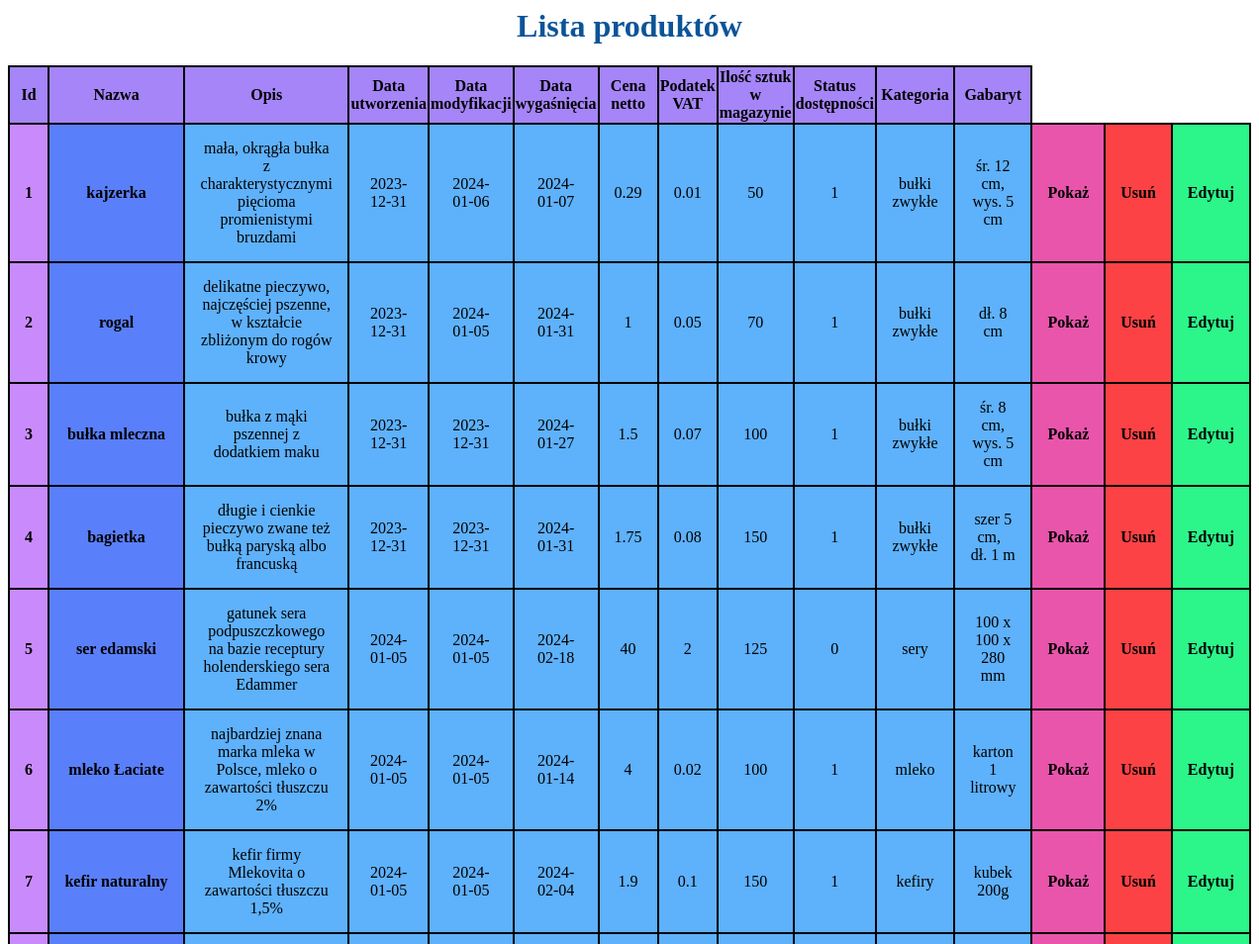
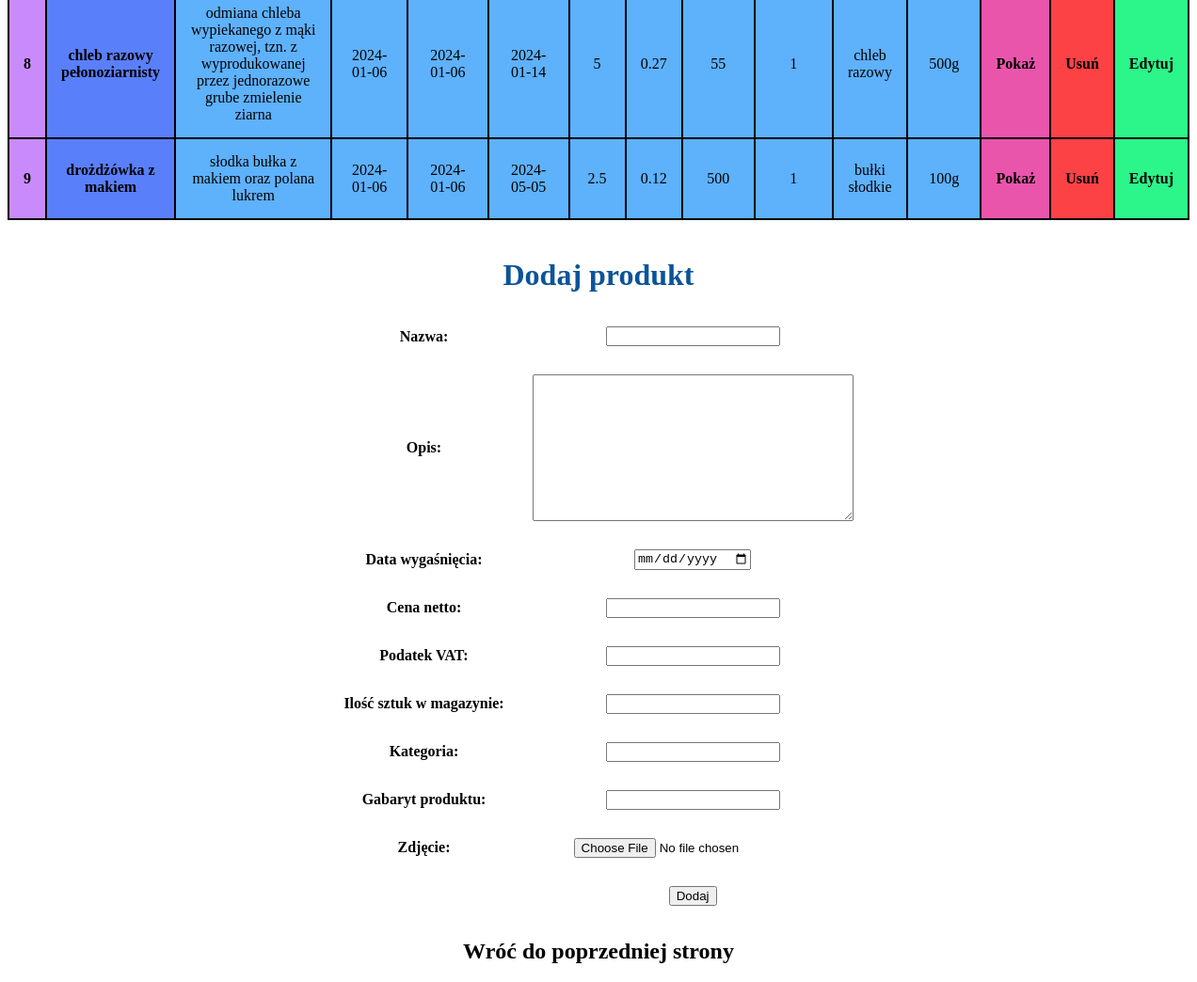
Page /admin/produkty.php on the committed database (2 pictures, top to bottom).
### tables this page shows
CREATE TABLE `products` (
  `id` int(11) NOT NULL,
  `tytul` varchar(255) NOT NULL,
  `opis` varchar(255) NOT NULL,
  `data_utworzenia` date NOT NULL,
  `data_modyfikacji` date NOT NULL,
  `data_wygasniecia` date NOT NULL,
  `cena_netto` float NOT NULL,
  `podatek_vat` float NOT NULL,
  `ilosc_sztuk_w_magazynie` int(11) NOT NULL,
  `status_dostepnosci` int(11) NOT NULL,
  `kategoria` varchar(255) NOT NULL,
  `gabaryt_produktu` varchar(255) NOT NULL,
  `zdjecie` blob NOT NULL
);

CREATE TABLE `categories` (
  `id` int(11) NOT NULL,
  `mother` int(11) NOT NULL DEFAULT 0,
  `name` varchar(255) NOT NULL
);

### admin/produkty.php (the view, shortened to what this page needs)
<link rel="stylesheet" href="../css/style_admin.css">
<?php
include('../cfg.php');
function DodajProdukt()
{
	echo '
    <div>
        <h1 class="naglowek"><b>Dodaj produkt</b></h1>
            <form method="post" enctype="multipart/form-data" action="'.$_SERVER['REQUEST_URI'].'">
                <table>
                    <tr><td><b>Nazwa: </b></td><td><input type="text" name="tytuł" required /></td></tr>
					<tr><td><b>Opis: </b></td><td><textarea rows=10 cols=40 name="opis"></textarea></td></tr>
					<tr><td><b>Data wygaśnięcia: </b></td><td><input type="date" name="data" required /></td></tr>
					<tr><td><b>Cena netto: </b></td><td><input type="text" name="cena" required /></td></tr>
					<tr><td><b>Podatek VAT: </b></td><td><input type="text" name="vat" required /></td></tr>
					<tr><td><b>Ilość sztuk w magazynie: </b></td><td><input type="text" name="ilosc" required /></td></tr>
					<tr><td><b>Kategoria: </b></td><td><input type="text" name="kategoria" required /></td></tr>
					<tr><td><b>Gabaryt produktu: </b></td><td><input type="text" name="gabaryt" required /></td></tr>
					<tr><td><b>Zdjęcie: </b></td><td><input type="file" name="zdjęcie" accept="image/*" required /></td></tr>
                    <tr><td></td><td><input type="submit" name="dodawanie_produktu" value="Dodaj" /></td></tr>
                </table>
            </form>
    </div>
    ';
}
function PokazProdukty()
{
	global $link;
    $query = "SELECT * FROM products ORDER BY id ASC";
    $result = mysqli_query($link, $query);
	echo '<h1 class="naglowek">Lista produktów</h1><center><table>';
	if($result)
	{
		$brak = 0;
		while($row = mysqli_fetch_array($result))
		{
			$idk = $row['kategoria'];
			$query1 = "SELECT * FROM categories WHERE id='$idk' LIMIT 1";
			$result1 = mysqli_query($link ,$query1);
			$row1 = mysqli_fetch_array($result1);
			if($brak == 0)
			{
				echo '
				<tr><th class="tn">Id</th><th class="tn">Nazwa</th><th class="tn">Opis</th><th class="tn">Data utworzenia</th><th class="tn">Data modyfikacji</th>
				<th class="tn">Data wygaśnięcia</th><th class="tn">Cena netto</th><th class="tn">Podatek VAT</th><th class="tn">Ilość sztuk w magazynie</th>
				<th class="tn">Status dostępności</th><th class="tn">Kategoria</th><th class="tn">Gabaryt</th></tr>';
			}
			$brak = 1;
			echo '
					<tr>
						<td class="tdid"><b>'.$row['id']. '<b></td>
						<td class="tdnazwa"><b>'.$row['tytul'].'<b></td>
						<td class="tdane">'.$row['opis']. '</td>
						<td class="tdane">'.$row['data_utworzenia'].'</td>
						<td class="tdane">'.$row['data_modyfikacji'].'</td>
						<td class="tdane">'.$row['data_wygasniecia'].'</td>
						<td class="tdane">'.$row['cena_netto'].'</td>
						<td class="tdane">'.$row['podatek_vat'].'</td>
						<td class="tdane">'.$row['ilosc_sztuk_w_magazynie'].'</td>
						<td class="tdane">'.$row['status_dostepnosci'].'</td>
						<td class="tdane">'.$row1['name'].'</td>
						<td class="tdane">'.$row['gabaryt_produktu'].'</td>
						<td class="tobraz"><a href="produkty.php?funkcja=obraz&id='.$row['id'].'"><b>Pokaż</b></a></td>
						<td class="tdusun"><a href="produkty.php?funkcja=usun&id='.$row['id'].'"><b>Usuń</b></a></td>
						<td class="tdedytuj"><a href="produkty.php?funkcja=edytuj&id='.$row['id'].'"><b>Edytuj</b></a></td>
					</tr>
				';
		}
		echo '</table></center><br>';
	}
	else
	{
		echo '<br><h1 class="naglowek">Lista produktów</h1><center>Brak produktów</center>';
	}
}
PokazProdukty();
DodajProdukt();
echo '<h2 class="naglowek"><a href="admin.php">Wróć do poprzedniej strony</a></h2>';
?>

### css/style_admin.css (style rules this page uses)
.naglowek { text-align: center; color: #0b5499; }
.tn { background-color: #a585f8; border: 2px solid black; }
.tdid { background-color: #c98bfc; border: 2px solid black; }
.tdnazwa { background-color: #5a7ffa; border: 2px solid black; }
.tdane { background-color: #5eb1fb; border: 2px solid black; }
.tobraz { background-color: #ea55ac; border: 2px solid black; }
.tdusun { background-color: #fc4245; border: 2px solid black; }
.tdedytuj { background-color: #2cf58a; border: 2px solid black; }
a { text-decoration: none; color: black; }
table { border-collapse: collapse; margin-left: auto; margin-right: auto; }
td { padding: 15px; text-align: center; ) }

### rows in the picture
products: shows "Id", id "1", tytul "kajzerka", opis "mała, okrągła bułka z charakterystycznymi pięcioma promienistymi bruzdami", data_utworzenia "2023-12-31", data_modyfikacji "2024-01-06", data_wygasniecia "2024-01-07", cena_netto "0.29", podatek_vat "0.01", ilosc_sztuk_w_magazynie "50", status_dostepnosci "1", categories.name "bułki zwykłe", gabaryt_produktu "śr. 12 cm, wys. 5 cm"
products: id "2", tytul "rogal", opis "delikatne pieczywo, najczęściej pszenne, w kształcie zbliżonym do rogów krowy", data_utworzenia "2023-12-31", data_modyfikacji "2024-01-05", data_wygasniecia "2024-01-31", cena_netto "1", podatek_vat "0.05", ilosc_sztuk_w_magazynie "70", status_dostepnosci "1", categories.name "bułki zwykłe", gabaryt_produktu "dł. 8 cm"
products: id "3", tytul "bułka mleczna", opis "bułka z mąki pszennej z dodatkiem maku", data_utworzenia "2023-12-31", data_modyfikacji "2023-12-31", data_wygasniecia "2024-01-27", cena_netto "1.5", podatek_vat "0.07", ilosc_sztuk_w_magazynie "100", status_dostepnosci "1", categories.name "bułki zwykłe", gabaryt_produktu "śr. 8 cm, wys. 5 cm"
products: id "4", tytul "bagietka", opis "długie i cienkie pieczywo zwane też bułką paryską albo francuską", data_utworzenia "2023-12-31", data_modyfikacji "2023-12-31", data_wygasniecia "2024-01-31", cena_netto "1.75", podatek_vat "0.08", ilosc_sztuk_w_magazynie "150", status_dostepnosci "1", categories.name "bułki zwykłe", gabaryt_produktu "szer 5 cm, dł. 1 m"
products: id "5", tytul "ser edamski", opis "gatunek sera podpuszczkowego na bazie receptury holenderskiego sera Edammer", data_utworzenia "2024-01-05", data_modyfikacji "2024-01-05", data_wygasniecia "2024-02-18", cena_netto "40", podatek_vat "2", ilosc_sztuk_w_magazynie "125", status_dostepnosci "0", categories.name "sery", gabaryt_produktu "100 x 100 x 280 mm"
products: id "6", tytul "mleko Łaciate", opis "najbardziej znana marka mleka w Polsce, mleko o zawartości tłuszczu 2%", data_utworzenia "2024-01-05", data_modyfikacji "2024-01-05", data_wygasniecia "2024-01-14", cena_netto "4", podatek_vat "0.02", ilosc_sztuk_w_magazynie "100", status_dostepnosci "1", categories.name "mleko", gabaryt_produktu "karton 1 litrowy"
products: id "7", tytul "kefir naturalny", opis "kefir firmy Mlekovita o zawartości tłuszczu 1,5%", data_utworzenia "2024-01-05", data_modyfikacji "2024-01-05", data_wygasniecia "2024-02-04", cena_netto "1.9", podatek_vat "0.1", ilosc_sztuk_w_magazynie "150", status_dostepnosci "1", categories.name "kefiry", gabaryt_produktu "kubek 200g"
products: id "8", tytul "chleb razowy pełonoziarnisty", opis "odmiana chleba wypiekanego z mąki razowej, tzn. z wyprodukowanej przez jednorazowe grube zmielenie ziarna", data_utworzenia "2024-01-06", data_modyfikacji "2024-01-06", data_wygasniecia "2024-01-14", cena_netto "5", podatek_vat "0.27", ilosc_sztuk_w_magazynie "55", status_dostepnosci "1", categories.name "chleb razowy", gabaryt_produktu "500g"
products: id "9", tytul "drożdżówka z makiem", opis "słodka bułka z makiem oraz polana lukrem", data_utworzenia "2024-01-06", data_modyfikacji "2024-01-06", data_wygasniecia "2024-05-05", cena_netto "2.5", podatek_vat "0.12", ilosc_sztuk_w_magazynie "500", status_dostepnosci "1", categories.name "bułki słodkie", gabaryt_produktu "100g"
